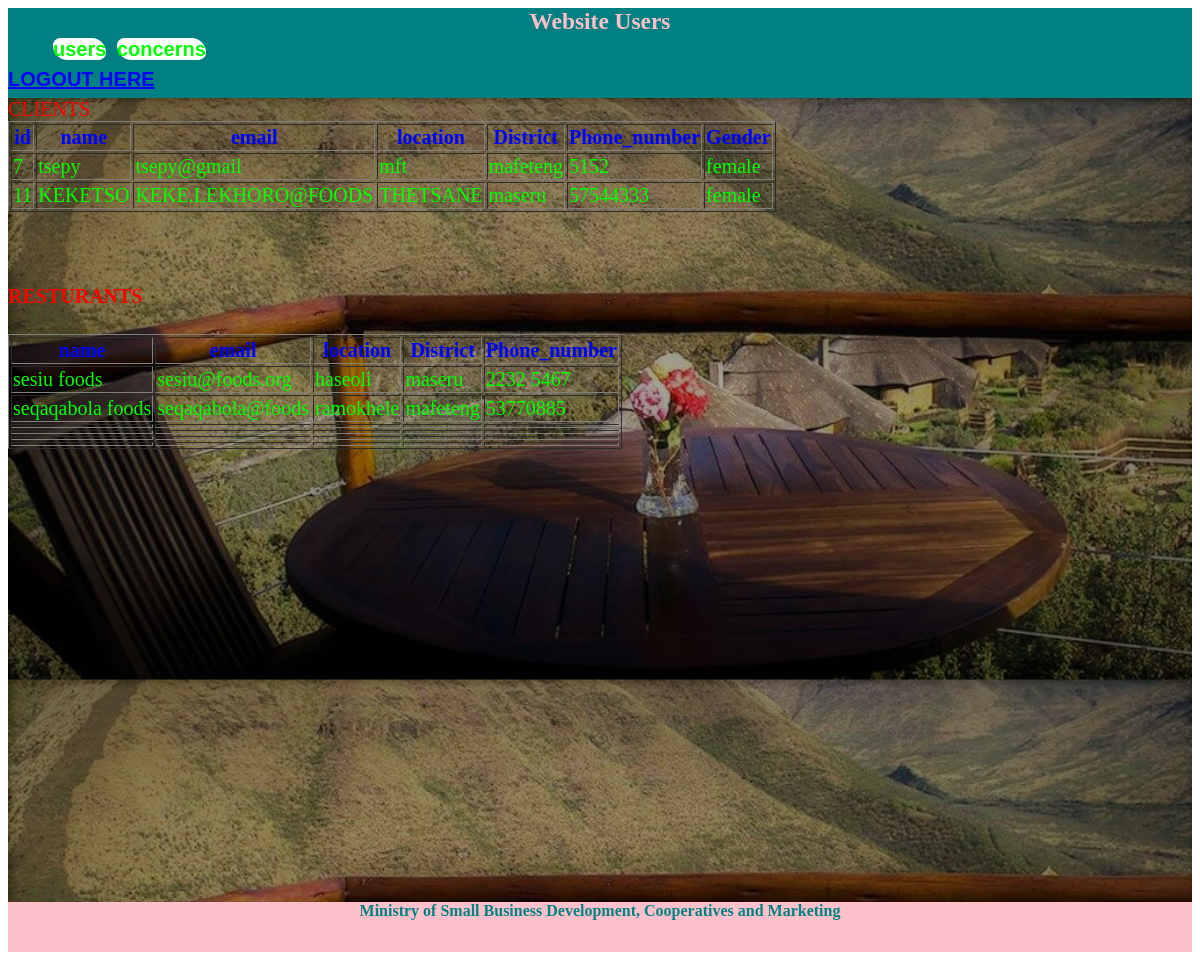
The page /users.php on the database its author committed.
### tables this page shows
CREATE TABLE `client_reg` (
  `id` int(10) NOT NULL,
  `name` varchar(30) NOT NULL,
  `Gender` text NOT NULL,
  `email` varchar(20) NOT NULL,
  `location` varchar(30) NOT NULL,
  `District` varchar(30) NOT NULL,
  `phone_number` int(11) NOT NULL,
  `password` varchar(8) NOT NULL
);

CREATE TABLE `resturant_reg` (
  `name` varchar(50) NOT NULL,
  `Email` varchar(30) NOT NULL,
  `location` varchar(20) NOT NULL,
  `District` varchar(30) NOT NULL,
  `phonenumber` varchar(15) NOT NULL,
  `password` varchar(8) NOT NULL
);

### users.php (the view, shortened to what this page needs)
<!DOCTYPE.html>
<html>
	<head>
			<link rel="stylesheet" href="administrator.css"/>
	</head>
	<body>
		<header>
			<center><h3>Website Users</h3></center>
		</header>
		<nav>
			<ul>
				<a href="users.html">users</a>
				<a href="concerns.php">concerns</a>
			</ul>
		</nav>
		<nav>
			<a href="ica-1818137.html">LOGOUT HERE</a>
		</nav>
		<section>
			<table border="1">
			  <tr>
				<th>id</th>
				<th>name</th>
				<th>email</th>
				<th>location</th>
				<th>District</th>
				<th>Phone_number</th>
				<th>Gender</th>
			  </tr>
			  <?php
			  $conn = mysqli_connect("localhost", "root", "", "skhafthini");
			  $sql = "SELECT * from client_reg";
			  $result = $conn-> query($sql);
			  if ($result-> num_rows > 0){
				  while ($row = $result-> fetch_assoc()){
					  echo "<tr><td>". $row["id"] ."</td><td>". $row["name"] ."</td><td>". $row["email"] ."</td><td>". $row["location"] ."</td><td>". $row["District"] ."</td><td>". $row["phone_number"] ."</td><td>". $row["Gender"] ."</td></tr>";
				  }
				  echo "</table>";
			  }
			  else {
				  echo "0 result";
			  }
			  ?>
			</table><br><br>
			<table border="1">
			  <tr>
					<h4>RESTURANTS</h4>
				<th>name</th>
				<th>email</th>
				<th>location</th>
				<th>District</th>
				<th>Phone_number</th>
			  </tr>
			  <?php
			  $conn = mysqli_connect("localhost", "root", "", "skhafthini");
			  $ken = "SELECT * from resturant_reg";
			  $true = $conn-> query($ken);
			  if ($true-> num_rows > 0){
				  while ($row = $true-> fetch_assoc()){
					  echo "<tr><td>". $row["name"] ."</td><td>". $row["Email"] ."</td><td>". $row["location"] ."</td><td>". $row["District"]   ."</td><td>". $row["phonenumber"]  ."</td></tr>";
				  }
				  echo "</table>";
			  }
			  else {
				  echo "0 result";
			  }
			  ?>
		</section>
		<footer>
		<footer>
			<center>
		        <strong>Ministry of Small Business Development,
				        Cooperatives and Marketing</strong>
			</center>
		</footer>
	</body>
</html>

### administrator.css (style rules this page uses)
header { background:teal; color:pink; height:30px; font-size:20; }
nav { height:30px; font-family:arial; font-weight:bold; font-size:20px; background-color:teal; }
nav ul { list-style-type:none; width:auto; margin:0; display:block; float:left; }
nav ul a { color:lime; text-decoration:none; height:100%; margin-left:5px; background-color:white; border-radius:20px 40px; }
section { background-color:teal; background-image:linear-gradient(navy,lime); width:100%; height:100%; font-family:Arial Rounded MT Bold; border-width:8px; background-image:url("mlb.jpg"); background-size:100%; padding-bottom:20px; color:red; font-size:20; }
section table { color:red; font-size:20; }
footer { background-color:pink; width:100%; height:50px; clear:both; color:teal; }
a { color:blue; }
th { color:blue; }
td { color:lime; }

### rows shown on the page
client_reg: id "7", name "tsepy", email "tsepy@gmail", location "mft", District "mafeteng", phone_number "5152", Gender "female"
client_reg: id "11", name "KEKETSO", email "KEKE.LEKHORO@FOODS", location "THETSANE", District "maseru", phone_number "57544333", Gender "female"
resturant_reg: name "sesiu foods", Email "sesiu@foods.org", location "haseoli", District "maseru", phonenumber "2232 5467"
resturant_reg: name "seqaqabola foods", Email "seqaqabola@foods", location "ramokhele", District "mafeteng", phonenumber "53770885"
